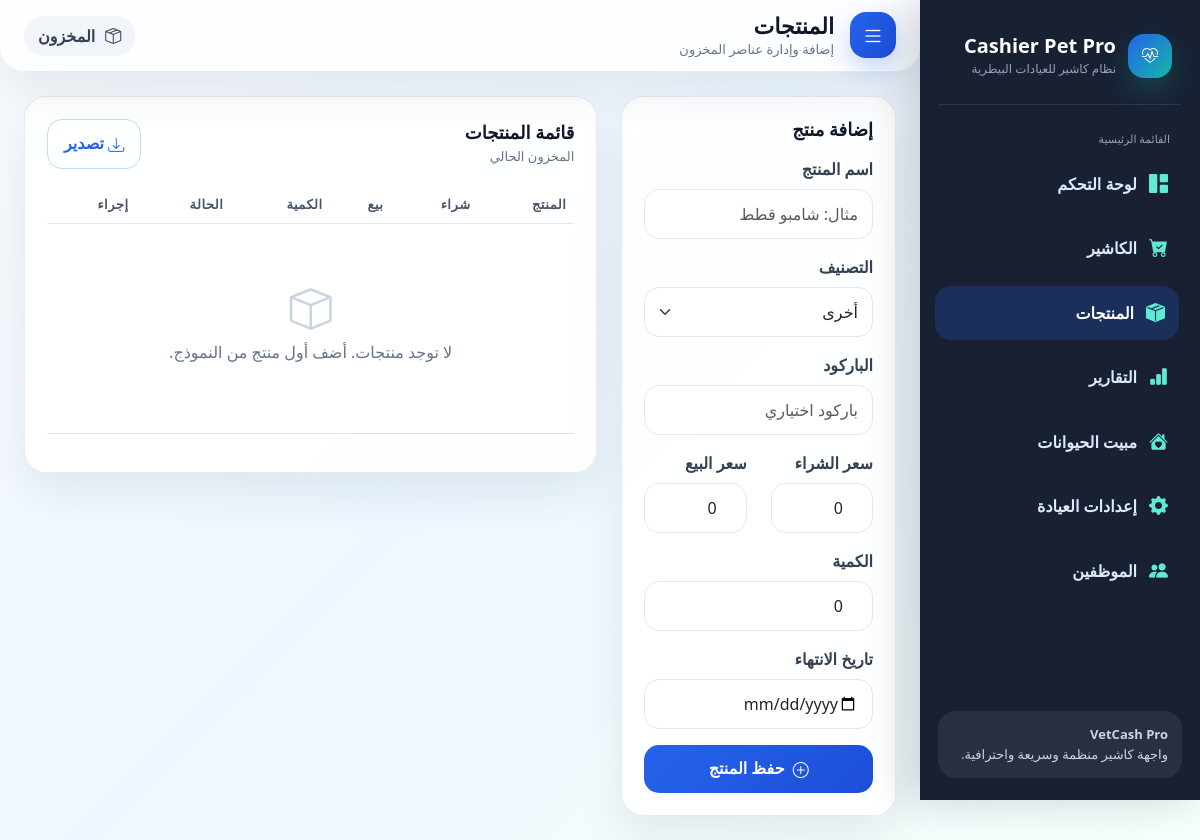
Page /products/ (signed in) on the earlier database version.
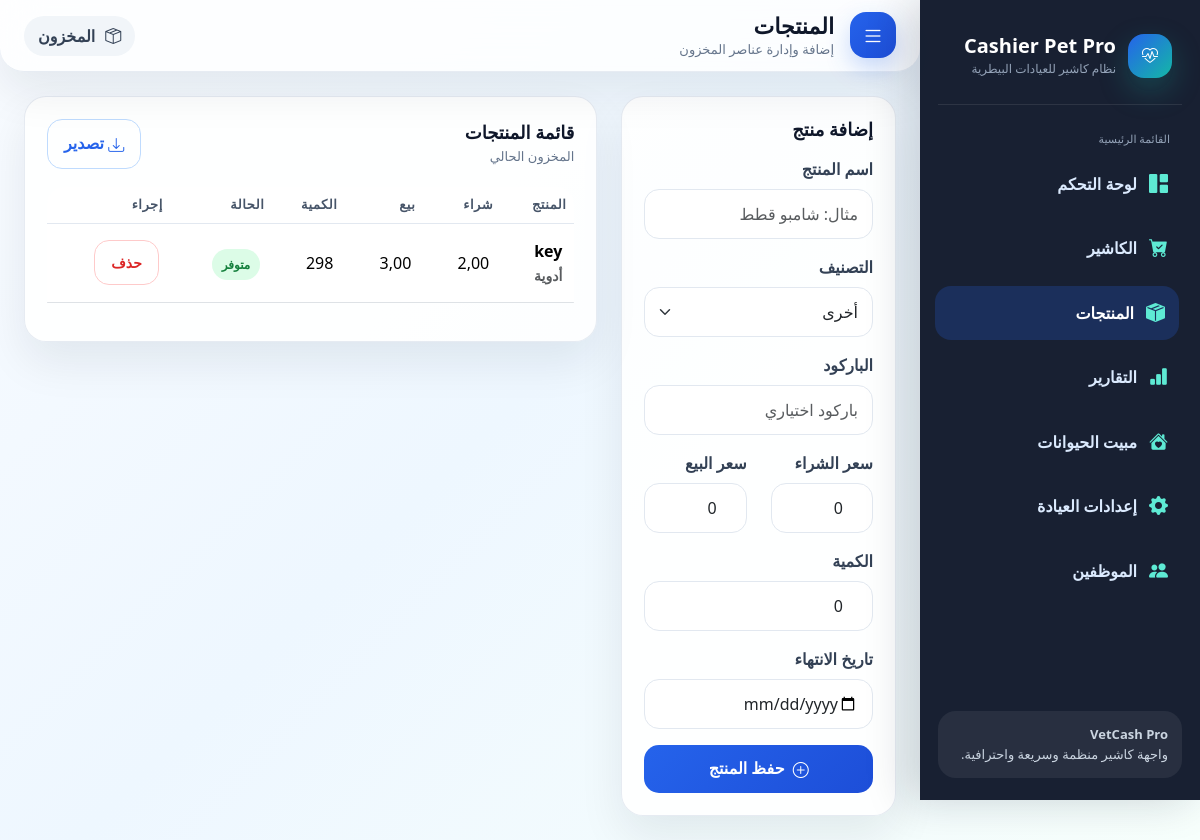
Same page on the later database version.
### cashier/models.py (models this page shows, shortened)
class Product(models.Model):
    CATEGORY_CHOICES = [
        ('food', 'طعام'),
        ('medicine', 'أدوية'),
        ('care', 'عناية'),
        ('service', 'خدمة'),
        ('other', 'أخرى'),
    ]
    is_active = models.BooleanField(default=True)
    clinic = models.ForeignKey('Clinic', on_delete=models.CASCADE,related_name='products', null=True,blank=True)
    name = models.CharField('اسم المنتج', max_length=200)
    category = models.CharField('التصنيف', max_length=30, choices=CATEGORY_CHOICES, default='other')
    barcode = models.CharField('الباركود', max_length=100, blank=True, null=True, unique=True)
    purchase_price = models.DecimalField('سعر الشراء', max_digits=10, decimal_places=2, default=0)
    sale_price = models.DecimalField('سعر البيع', max_digits=10, decimal_places=2, default=0)
    quantity = models.PositiveIntegerField('الكمية', default=0)
    expiry_date = models.DateField('تاريخ الانتهاء', blank=True, null=True)
    created_at = models.DateTimeField(auto_now_add=True)
    updated_at = models.DateTimeField(auto_now=True)
    class Meta:
        ordering = ['name']
        verbose_name = 'منتج'
        verbose_name_plural = 'المنتجات'
    @property
    def is_low_stock(self):
        return self.quantity <= 5

### cashier/views.py (the view)
# urls.py: path('products/', views.products, name='products'),
@login_required
def products(request):
    clinic = get_user_clinic(request.user)
    form = ProductForm(request.POST or None)
    if request.method == 'POST' and form.is_valid():
        product = form.save(commit=False)
        product.clinic = clinic
        product.save()
        return redirect('cashier:products')
    context = {
        'active_page': 'products',
        'clinic': clinic,
        'form': form,
        'products': Product.objects.filter(
            clinic=clinic,
            is_active=True
        ),
    }
    return render(request, 'cashier/products.html', context)

### cashier/forms.py
class ProductForm(forms.ModelForm):
    class Meta:
        model = Product
        fields = ['name', 'category', 'barcode', 'purchase_price', 'sale_price', 'quantity', 'expiry_date']
        widgets = {
            'name': forms.TextInput(attrs={'class': 'form-control', 'placeholder': 'مثال: شامبو قطط'}),
            'category': forms.Select(attrs={'class': 'form-select'}),
            'barcode': forms.TextInput(attrs={'class': 'form-control', 'placeholder': 'باركود اختياري'}),
            'purchase_price': forms.NumberInput(attrs={'class': 'form-control', 'placeholder': '0.00', 'step': '0.01'}),
            'sale_price': forms.NumberInput(attrs={'class': 'form-control', 'placeholder': '0.00', 'step': '0.01'}),
            'quantity': forms.NumberInput(attrs={'class': 'form-control', 'placeholder': '0'}),
            'expiry_date': forms.DateInput(attrs={'class': 'form-control', 'type': 'date'}),
        }

### cashier/views.py (called while the page is built, shortened)
def get_user_clinic(user):
    if hasattr(user, 'staff_profile'):
        return user.staff_profile.clinic

### cashier/templates/cashier/products.html (shortened to what this page needs)
{% extends 'cashier/base.html' %}
{% block page_title %}المنتجات{% endblock %}
{% block page_subtitle %}إضافة وإدارة عناصر المخزون{% endblock %}
{% block topbar_badge %}<i class="bi bi-box-seam"></i><span>المخزون</span>{% endblock %}
{% block content %}
<div class="row g-4">
  <div class="col-lg-4">
    <div class="panel">
      <h4 class="panel-title mb-3">إضافة منتج</h4>
      <form method="post">
        <div class="mb-3"><label class="form-label">اسم المنتج</label>{{ form.name }}</div>
        <div class="mb-3"><label class="form-label">التصنيف</label>{{ form.category }}</div>
        <div class="mb-3"><label class="form-label">الباركود</label>{{ form.barcode }}</div>
        <div class="row">
          <div class="col-6 mb-3"><label class="form-label">سعر الشراء</label>{{ form.purchase_price }}</div>
          <div class="col-6 mb-3"><label class="form-label">سعر البيع</label>{{ form.sale_price }}</div>
        </div>
        <div class="mb-3"><label class="form-label">الكمية</label>{{ form.quantity }}</div>
        <div class="mb-3"><label class="form-label">تاريخ الانتهاء</label>{{ form.expiry_date }}</div>
        <button class="btn btn-primary w-100" type="submit"><i class="bi bi-plus-circle me-1"></i> حفظ المنتج</button>
      </form>
    </div>
  </div>
  <div class="col-lg-8">
    <div class="panel">
      <div class="panel-header">
        <div><h4 class="panel-title">قائمة المنتجات</h4><p class="panel-subtitle">المخزون الحالي</p></div>
        <button class="btn btn-outline-primary" onclick="window.print()"><i class="bi bi-download"></i> تصدير</button>
      </div>
      <div class="table-responsive">
        <table class="table">
          <thead><tr><th>المنتج</th><th>شراء</th><th>بيع</th><th>الكمية</th><th>الحالة</th><th>إجراء</th></tr></thead>
          <tbody>
          {% for product in products %}
            <tr>
              <td><strong>{{ product.name }}</strong><br><small class="text-muted">{{ product.get_category_display }}</small></td>
              <td>{{ product.purchase_price }}</td>
              <td>{{ product.sale_price }}</td>
              <td>{{ product.quantity }}</td>
              <td>{% if product.is_low_stock %}<span class="badge-soft soft-red">منخفض</span>{% else %}<span class="badge-soft soft-green">متوفر</span>{% endif %}</td>
              <td>
                <form method="post" action="{% url 'cashier:delete_product' product.id %}" onsubmit="return confirm('هل تريد حذف المنتج؟')">
                  <button class="btn btn-sm btn-outline-danger" type="submit">حذف</button>
                </form>
              </td>
            </tr>
          {% empty %}
            <tr><td colspan="6"><div class="empty-state"><i class="bi bi-box"></i><p>لا توجد منتجات. أضف أول منتج من النموذج.</p></div></td></tr>
          {% endfor %}
          </tbody>
        </table>
      </div>
    </div>
  </div>
</div>
{% endblock %}

Differences in the rows shown:
added Product: name "key", category "أدوية", purchase_price "2,00", sale_price "3,00", quantity "298", shows "متوفر"
Other differences:
text no longer shown: "لا توجد منتجات. أضف أول منتج من النموذج."
